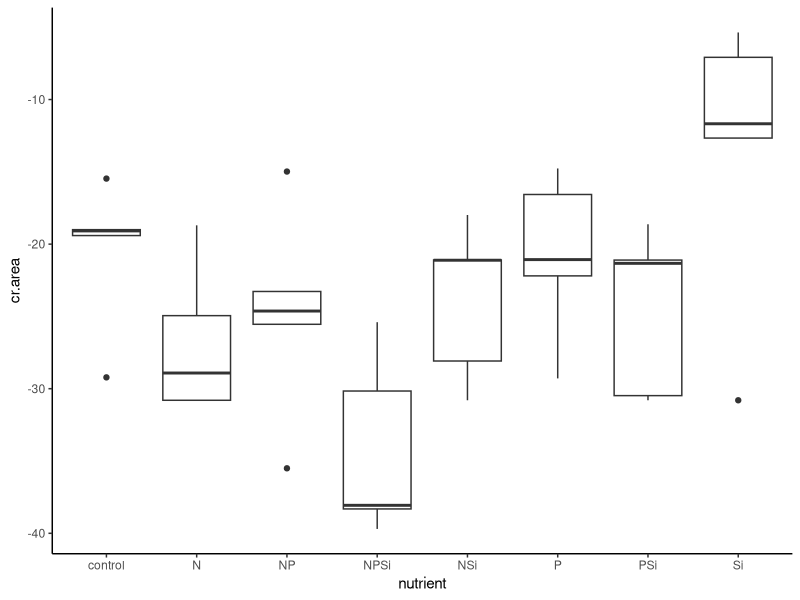
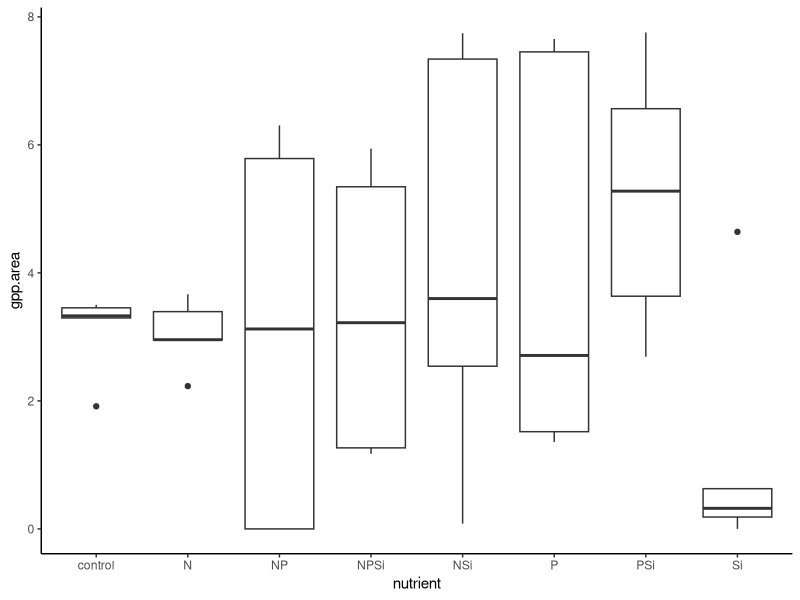
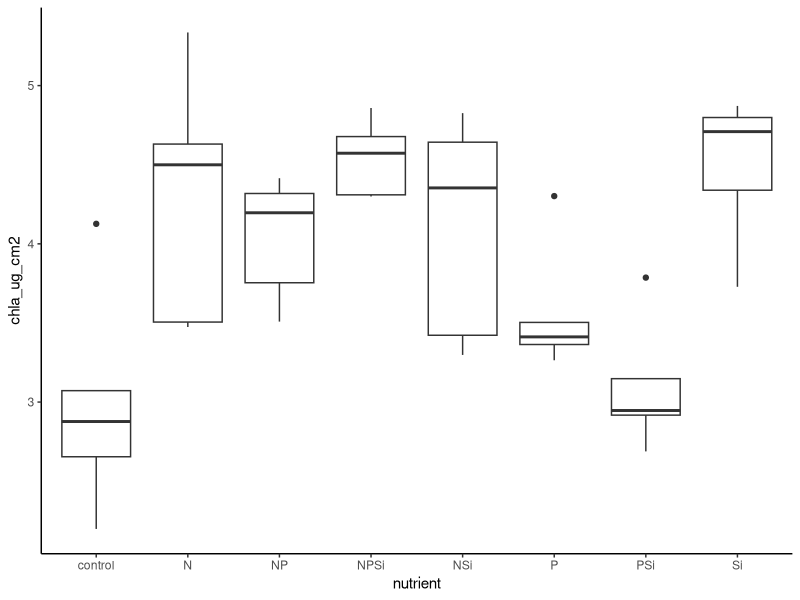

These charts were generated, in order, by the following R code: (Note: this script raises an error after producing the figures.)
#Author:  Clay Arango
#Creation date: 14-Feb-19
#Script to analyze NDS data from Summer 2018 WSB work with S. Roley and A. Alexiades

#packages

library(nlme)
library(nortest)
library(plyr)
library(dplyr)
library(multcomp)
library(MASS)
library(ggplot2)

#Load data
aht_summer <- read.table(file="aht_summer.csv", header=T, sep=",")

#set variable
d = aht_summer

#evaluate data to make sure factors are correct
names(d)

unique(d$nutrient) #control, N, NP, NPSi, NSi, P, PSi, Si
unique(d$N) #should be 0 and 1
unique(d$P) #should be 0 and 1
unique(d$Si) #should be 0 and 1
unique(d$top) #should be "sponge" and "glass"
#if need to change, use recode function below. 
d$top<-recode(d$top, "cellulose" ="sponge")
str(d)

#convert N and P vand Si alues (0 or 1 for absence or presence) to factors
d$N<-as.factor(d$N)
d$P<-as.factor(d$P)
d$Si<-as.factor(d$Si)
str(d)

#subset data into gpp and cr response
d.cr = subset(d, top=="sponge", data=d)
d.gpp = subset(d, top=="glass", data=d)

#check for outliers and check data entry before calculating NRR.
ggplot(d.cr, aes(x=nutrient, y=cr.area))+geom_boxplot() +theme_classic()
#one low and one high control but seem well-distributed

#calculate nrr for cr
x<-ddply(d.cr, "nutrient", summarise, ave_cr = mean(cr.area, na.rm=T)) #changed to ddply b/c allows
#to specify by column name - I had a csv file with the relevant column in a different position.
x
d.cr$cr.nrr = d.cr$cr.area/-20.436057 #divide by control ave_cr

#check for outliers and check data entry before calculating NRR.
ggplot(d.gpp, aes(x=nutrient, y=gpp.area))+geom_boxplot() +theme_classic()
#one high-ish Si value checks out
ggplot(d.gpp, aes(x=nutrient, y=chla_ug_cm2))+geom_boxplot() +theme_classic()
#one high control checks out, but consider dropping. F6

#calculate nrr for gpp and chla
x<- ddply(d.gpp, "nutrient", summarise, ave_gpp = mean(gpp.area, na.rm=T), ave_chla = mean(chla_ug_cm2, na.rm=T)) 
x
d.gpp$gpp.nrr = d.gpp$gpp.area/3.099015 #divide by control ave_gpp
d.gpp$chla.nrr = d.gpp$chla_ug_cm2/2.985545 #divide by control ave_chla
x1<- ddply(subset(d.gpp, !(nds.id=="F6")), "nutrient", summarise, ave_chla = mean(chla_ug_cm2, na.rm=T)) 
x1
d.gpp$chla.nrr<-d.gpp$chla_ug_cm2/2.700340
  
#now combine into one and export
d.cr$chla.nrr<-NA
d.cr$chla.nrr_1<-NA
d.cr$gpp.nrr<-NA
d.gpp$cr.nrr<-NA
d.nrr<-rbind(d.cr, d.gpp)
d.nrr$site.date<-"aht_summer"
d.nrr$gpp.es<-log(d.nrr$gpp.nrr)
d.nrr$cr.es<-log(d.nrr$cr.nrr)
d.nrr$chla.es<-log(d.nrr$chla.nrr)
d.nrr$chla.es_1<-log(d.nrr$chla.nrr_1)

write.table(d.nrr, "aht_summer_nrr.csv",  sep=",", quote=F, row.names =F)

###############
#plots of NRR
##############
ggplot(data=subset(d.cr, !(nutrient=="control")), aes(x=nutrient, y=cr.nrr))+geom_boxplot()+theme_bw()+
  ylab("CR NRR")+geom_abline(slope = 0, intercept = 1)+
  theme(axis.title.x=element_blank(), panel.grid.minor=element_blank(), panel.grid.major=element_blank())
#Si inhibition; others neutral or limitation

ggplot(data=subset(d.nrr, (top=="sponge")), aes(x=nutrient, y=cr.es))+geom_boxplot()+theme_bw()+
  ylab("CR NRR")+geom_hline(yintercept = 0.7, lty="dashed")+ geom_hline(yintercept = -0.7, lty="dashed")+
  geom_hline(yintercept = -1.385)+
  theme(axis.title.x=element_blank(), panel.grid.minor=element_blank(), panel.grid.major=element_blank())

ggplot(data=d.gpp, aes(x=nutrient, y=gpp.nrr))+geom_boxplot()+theme_bw()+
  ylab("GPP NRR")+geom_abline(slope = 0, intercept = 1)+
  theme(axis.title.x=element_blank(), panel.grid.minor=element_blank(), panel.grid.major=element_blank())
#mostly inhibition

ggplot(data=subset(d.nrr, top =="glass"),aes(x=nutrient, y=gpp.es))+geom_boxplot()+theme_bw()+
  ylab("GPP Effect Size")+geom_hline(yintercept = 0.7, lty="dashed")+
  geom_hline(yintercept = -0.7, lty="dashed")+ geom_hline(yintercept = -1.385)+
  theme(axis.title.x=element_blank(), panel.grid.minor=element_blank(), panel.grid.major=element_blank())

ggplot(data=d.gpp, aes(x=nutrient, y=chla.nrr))+geom_boxplot()+theme_bw()+
  ylab("Chlorophyll-a NRR")+geom_abline(slope = 0, intercept = 1)+ 
  theme(axis.title.x=element_blank(), panel.grid.minor=element_blank(), panel.grid.major=element_blank())

ggplot(data=subset(d.gpp, !(nds.id=="F6")),aes(x=nutrient, y=chla.nrr_1))+geom_boxplot()+theme_bw()+
  ylab("Chlorophyll-a NRR")+geom_abline(slope = 0, intercept = 1)+ 
  theme(axis.title.x=element_blank(), panel.grid.minor=element_blank(), panel.grid.major=element_blank())

ggplot(data=subset(d.nrr, (top=="glass")), aes(x=nutrient, y=chla.es))+geom_boxplot()+theme_bw()+
  ylab("Chla Effect Size")+ geom_hline(yintercept = 0.7, lty="dashed")+    
  theme(axis.title.x=element_blank(), panel.grid.minor=element_blank(), panel.grid.major=element_blank())

ggplot(data=subset(d.nrr, (top=="glass")), aes(x=nutrient, y=chla.es_1))+geom_boxplot()+theme_bw()+
  ylab("Chla Effect Size")+ geom_hline(yintercept = 0.7, lty="dashed")+    
  theme(axis.title.x=element_blank(), panel.grid.minor=element_blank(), panel.grid.major=element_blank())

##########
#NRR Summary Files
#########

GPP_sum<-ddply(d.gpp, "nutrient", summarise, ave_nrr.gpp=mean(gpp.nrr, na.rm=T), sd_nrr.gpp=sd(gpp.nrr, na.rm=T), 
               se_nrr.gpp =(sd(gpp.nrr)/sqrt(sum(!is.na(gpp.nrr)))), 
               ci95_nrr.gpp = (1.96*(sd(gpp.nrr)/sqrt(sum(!is.na(gpp.nrr))))),
               ave_nrr.chla=mean(chla.nrr, na.rm=T), sd_nrr.chla=sd(chla.nrr, na.rm=T), 
               se_nrr.chla =(sd(chla.nrr)/sqrt(sum(!is.na(chla.nrr)))), 
               ci95_nrr.chla = (1.96*(sd(chla.nrr)/sqrt(sum(!is.na(chla.nrr))))))
CR_sum<-ddply(d.cr, "nutrient", summarise, ave_nrr.cr=mean(cr.nrr, na.rm=T), sd_nrr.cr=sd(cr.nrr, na.rm=T), 
              se_nrr.cr =(sd(cr.nrr)/sqrt(sum(!is.na(cr.nrr)))), 
              ci95_nrr.cr = (1.96*(sd(cr.nrr)/sqrt(sum(!is.na(cr.nrr))))))

#now combine into one and export
d.sum<-merge(GPP_sum, CR_sum, by="nutrient")
d.sum$site_date<-"aht_summer"
write.table(d.sum, "reec_summer_summ.csv",  sep=",", quote=F, row.names =F)

############################################################
#analyze RESPIRATION data
############################################################
M1<-gls(cr.area~N*P*Si, data=d.cr, na.action=na.omit)
E1<-residuals(M1)
qqnorm(E1)
qqline(E1)
ad.test(E1)
   #residuals are more-or-less normally distributed, p=0.4456. A lot of wiggle around QQ line
hist(E1) #ok
plot(M1)# a little bit heteroscedastic but not dramatically so. less variation as values increase

plot(filter(d.cr, !is.na(cr.area)) %>% dplyr::select(nutrient), 
     E1, xlab="nutrient", ylab="Residuals")
bartlett.test(cr.area~nutrient, data=d.cr)
   #variance test OK, p = 0.8888

anova(M1)
  #N limitation. P and Si co-limitation (secondary co-limitation??)
#            numDF  F-value p-value
#N               1  13.0729  0.0010
#P               1   5.6370  0.0240
#Si              1   0.2001  0.6577
#N:P             1   0.0790  0.7805
#N:Si            1   1.5230  0.2264
#P:Si            1   7.3806  0.0107
#N:P:Si          1   0.0524  0.8205


##########################################################
#do multiple 2 way ANOVAs to improve our ability to interpret
##########################################################
#N and P
xx = na.omit(subset(d.cr, select = c(N,P,cr.area)))
interaction.plot(xx$N, xx$P, xx$cr.area*-1)

#N and Si
xx = na.omit(subset(d.cr, select = c(N,Si,cr.area)))
interaction.plot(xx$N, xx$Si, xx$cr.area*-1)

#P and Si
xx = na.omit(subset(d.cr, select = c(P,Si,cr.area)))
interaction.plot(xx$P, xx$Si, xx$cr.area*-1) #P offsets negative effect of Si

##########################################################
#Analyze CR by removing all Si treatments
##########################################################
d.crNoSi = subset(d.cr, Si==0)

M1<-gls(cr.area~N*P, data=d.crNoSi, na.action=na.omit)
E1<-residuals(M1)
qqnorm(E1)
qqline(E1)
ad.test(E1)
#residuals are normally distributed p = 0.47
hist(E1)  
plot(M1)

bartlett.test(cr.area~nutrient, data=d.crNoSi)
#variance test 0.91

anova(M1)

##########################################################
#do 2 way ANOVAs to interpret
##########################################################
#N and P
xx = na.omit(subset(d.cr, select = c(N,P,cr.area)))
interaction.plot(xx$N, xx$P, xx$cr.area*-1)

#N limitation
##########################################################
ggplot(data=d.cr, aes(x=nutrient, y = cr.area))+geom_boxplot()

x <- group_by(d.cr, nutrient) %>%  # Grouping function causes subsequent functions to aggregate by treatment
  summarize(cr.mean = abs(mean(cr.area, na.rm = TRUE)), # na.rm = TRUE to remove missing values
            cr.sd=abs(sd(cr.area, na.rm = TRUE)),  # na.rm = TRUE to remove missing values
            n = sum(!is.na(cr.area)), # of observations, excluding NAs. 
            cr.se=cr.sd/sqrt(n))


#ggsave('output/figures/Aht_summer_CRNRR.tiff',
#       units="in",
#       width=3.25,
#       height=3.25,
#       dpi=1200,
#       compression="lzw")

##########################
#analyze the CHLA data
##########################
M1<-gls(chla_ug_cm2~N*P*Si, data=subset(d.gpp,!nds.id=="F6"), na.action=na.omit) 
E1<-residuals(M1)
qqnorm(E1)
qqline(E1)
ad.test(E1)
#residuals are normal p = 0.651
hist(E1) #ok
plot(M1)# ok

plot(filter(d.gpp, !is.na(chla_ug_cm2)) %>% dplyr::select(nutrient), 
     E1, xlab="nutrient", ylab="Residuals")
bartlett.test(cr.area~nutrient, data=d.cr)
#variance test is OK p = 0.8888

anova(M1) #N limitation, Si limitation, P dampens Si but N overcomes
#N               1   20.5176  0.0001
#P               1    0.6151  0.4388
#Si              1    5.3094  0.0281
#N:P             1    1.7464  0.1960
#N:Si            1    1.7223  0.1990
#P:Si            1    5.1347  0.0306
#N:P:Si          1   20.1955  0.0001

##########################################################
#do multiple 2 way ANOVAs to improve our ability to interpret
##########################################################
#N and P
xx = na.omit(subset(d.gpp, select = c(N,P,chla_ug_cm2)))
interaction.plot(xx$N, xx$P, xx$chla_ug_cm2)
#N increases chla, w or w/o P

#N and Si
xx = na.omit(subset(d.gpp1, select = c(N,Si,chla_ug_cm2)))
interaction.plot(xx$N, xx$Si, xx$chla_ug_cm2)

#P and Si
xx = na.omit(subset(d.gpp, select = c(P,Si,chla_ug_cm2)))
interaction.plot(xx$P, xx$Si, xx$chla_ug_cm2)
#decline when P and Si combined, increase with P in absence of Si

##########################################################
#Analyze chl-a by removing all Si treatments
##########################################################
d.gppNoSi = subset(d.gpp, Si==0)

M1<-gls(chla_ug_cm2~N*P, data=d.gppNoSi, na.action=na.omit)
E1<-residuals(M1)
qqnorm(E1)
qqline(E1)
ad.test(E1)
#residuals look good (p=0.6037)
hist(E1)
plot(M1)

bartlett.test(chla_ug_cm2~nutrient, data=d.gpp)
#data look good p=0.3982

anova(M1)

#Interpret Interaction
#N and P
xx = na.omit(subset(d.gppNoSi, select = c(N,P,chla_ug_cm2)))
interaction.plot(xx$N, xx$P, xx$chla_ug_cm2)
#N limitation







############################################################
#analyze the PRODUCTION data
############################################################

M1<-gls(log10(gpp.area+1)~N*P*Si, data=d.gpp, na.action=na.omit) #had to log-transform
E1<-residuals(M1)
qqnorm(E1)
qqline(E1)
ad.test(E1)
  #with log transformation: looks better, p = 0.8947)
  #w/o transformation: residuals not normal (p = 0.012, clear deviation from QQ line)

hist(E1, xlab="residuals", main="")
plot(M1)

plot(filter(d.gpp, !is.na(gpp.area)) %>% dplyr::select(nutrient), 
     E1, xlab="nutrient", ylab="Residuals")
bartlett.test(gpp.area~nutrient, data=d.gpp)
   #variance increases with value, even with transformation. will use kruskal-wallis

ggplot(data=d.gpp, aes(x=nutrient, y = gpp.area))+geom_boxplot()
anova(M1)#doing anova anyway
#nothing significant

kruskal.test(gpp.area~nutrient, data=d.gpp, na.action=na.omit)#kruskal-wallis can only have 1 factor.
